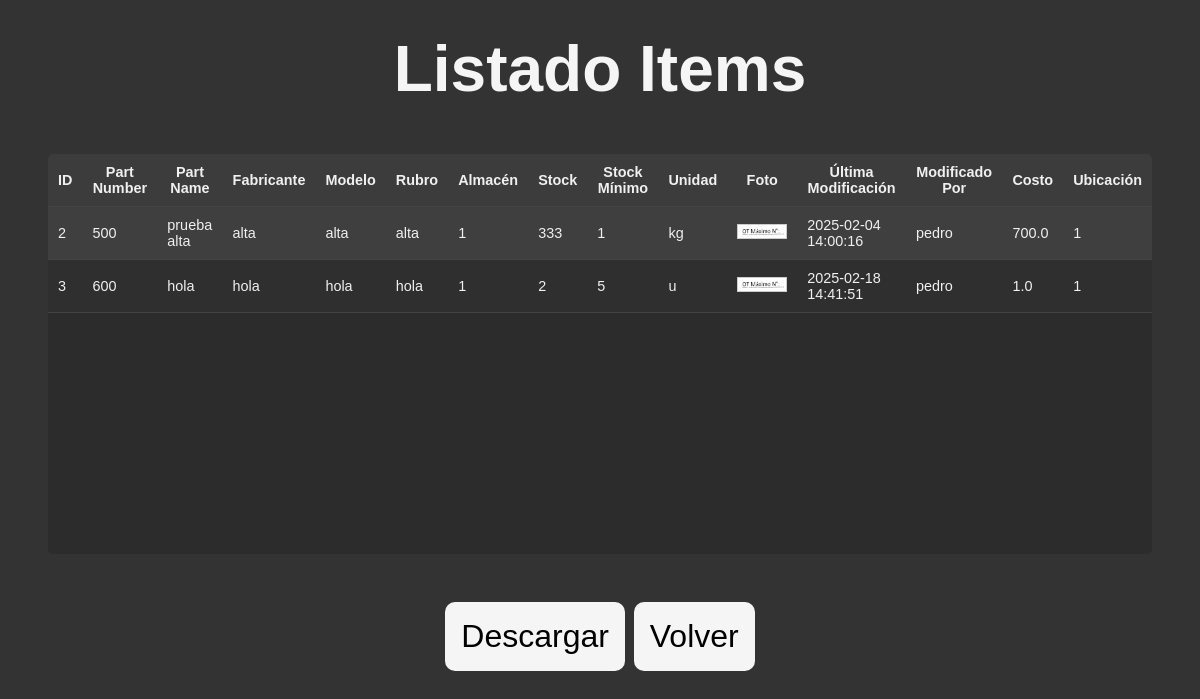
The page /list_items on the database as committed earlier.
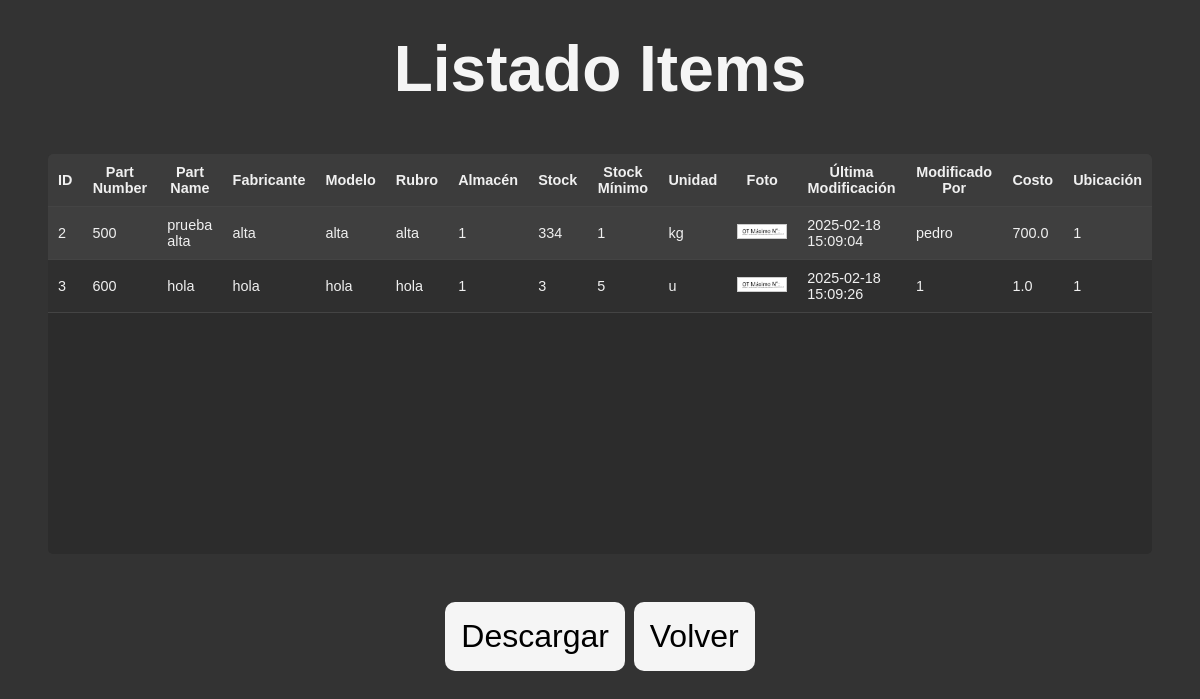
The same page on the database as committed later.
### tables this page shows
CREATE TABLE items (
        id INTEGER PRIMARY KEY AUTOINCREMENT,
        part_number INTEGER NOT NULL UNIQUE,
        part_name TEXT,
        fabricante TEXT,
        modelo TEXT,
        rubro TEXT,
        almacen TEXT,
        stock INTEGER NOT NULL DEFAULT 0,
        stock_minimo INTEGER NOT NULL DEFAULT 0,
        unidad TEXT,
        foto TEXT,
        ultima_modificacion TEXT,
        modificado_por TEXT,
        costo REAL,
        ubicacion TEXT,
        estado TEXT DEFAULT 'ACTIVO'
    );

### server.py (the view)
@app.route('/list_items',methods=['GET'])
def list_items():
    if request.method == 'GET':
        items = db.get_items()  # Función que retorna la lista de filas de la tabla
        return render_template('list_items.html', items=items)

### db_sqlite.py (called while the page is built)
def get_items():
    [conexion, cursor] = create_connection()
    conexion.row_factory = sqlite3.Row  # Permite acceder a las columnas por nombre
    cursor = conexion.cursor()
    cursor.execute("SELECT * FROM items WHERE estado = 'ACTIVO'")
    items = [dict(row) for row in cursor.fetchall()]
    conexion.close()
    return items

### templates/list_items.html (shortened to what this page needs)
<!DOCTYPE html>
<html lang="es">
<head>
    <link href="{{ url_for('static', filename='styles/style.css') }}" rel="stylesheet" />
</head>
</body>
    <h1>Listado Items</h1>
    <div class="table-container">
        <table>
            <thead>
                <tr>
                    <th>ID</th>
                    <th>Part Number</th>
                    <th>Part Name</th>
                    <th>Fabricante</th>
                    <th>Modelo</th>
                    <th>Rubro</th>
                    <th>Almacén</th>
                    <th>Stock</th>
                    <th>Stock Mínimo</th>
                    <th>Unidad</th>
                    <th>Foto</th>
                    <th>Última Modificación</th>
                    <th>Modificado Por</th>
                    <th>Costo</th>
                    <th>Ubicación</th>
                </tr>
            </thead>
            <tbody>
                {% for item in items %}
                <tr>
                    <td>{{ item.id }}</td>
                    <td>{{ item.part_number }}</td>
                    <td>{{ item.part_name }}</td>
                    <td>{{ item.fabricante }}</td>
                    <td>{{ item.modelo }}</td>
                    <td>{{ item.rubro }}</td>
                    <td>{{ item.almacen }}</td>
                    <td>{{ item.stock }}</td>
                    <td>{{ item.stock_minimo }}</td>
                    <td>{{ item.unidad }}</td>
                    <td>
                        <img src="{{ url_for('static', filename=item.foto) }}"
                        alt="Foto"
                        class="thumbnail"
                        onclick="openModal('{{ url_for('static', filename=item.foto) }}')" />
                    </td>
                    <td>{{ item.ultima_modificacion }}</td>
                    <td>{{ item.modificado_por }}</td>
                    <td>{{ item.costo }}</td>
                    <td>{{ item.ubicacion }}</td>
                </tr>
                {% endfor %}
            </tbody>
        </table>
    </div>
    <div>
        <a href="{{ url_for('descargar_items_csv') }}" class="btn">Descargar</a>
        <a href="{{ url_for('index') }}" class="btn">Volver</a>
    </div>
</body>

Rows that differ between the two databases and show on the page:
changed items "prueba alta": stock "333" → "334"; ultima_modificacion "2025-02-04 14:00:16" → "2025-02-18 15:09:04"
changed items "hola": stock "2" → "3"; ultima_modificacion "2025-02-18 14:41:51" → "2025-02-18 15:09:26"; modificado_por "pedro" → "1"
